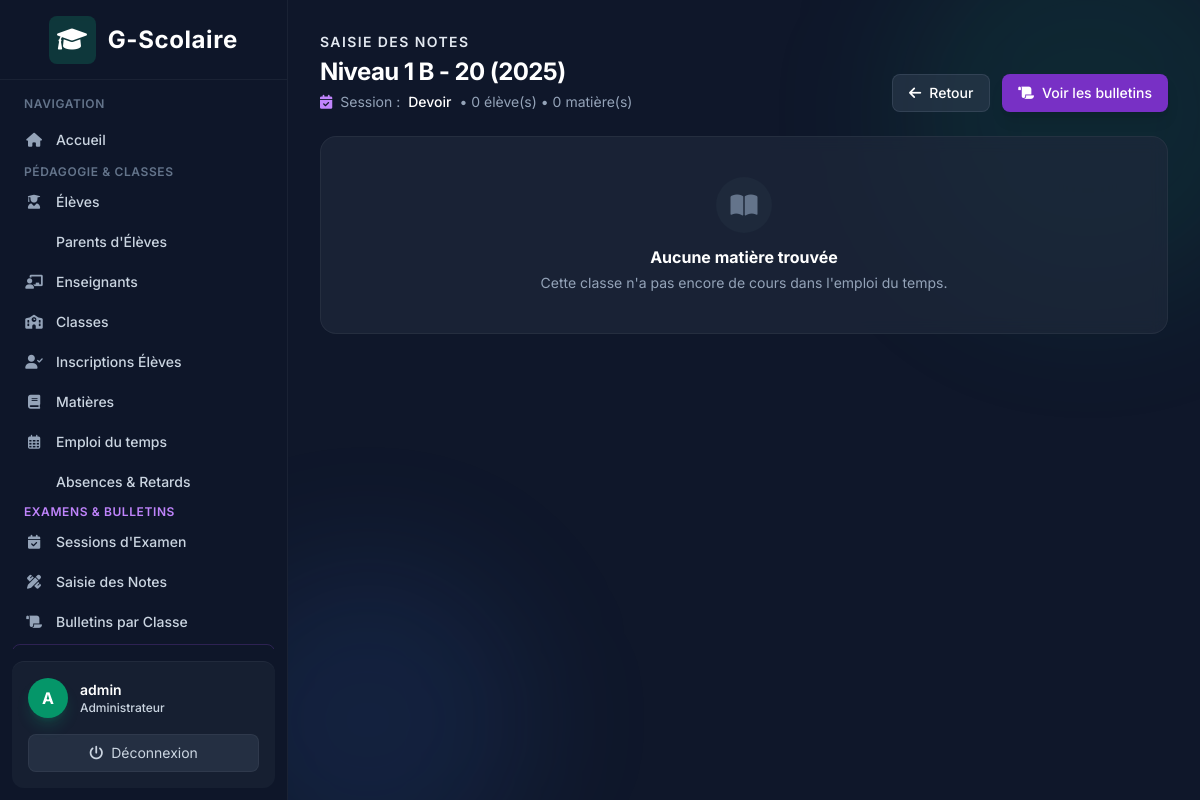
/exams/marks/class/1/session/1/ (signed in), run on the app's committed database.
### accounts/models.py (models this page shows)
class User(AbstractUser):
    class Role(models.TextChoices):
        ADMIN = "ADMIN", "Administrateur"
        TEACHER = "TEACHER", "Enseignant"
        STUDENT = "STUDENT", "Élève"
        PARENT = "PARENT", "Parent"
    role = models.CharField(
        max_length=20,
        choices=Role.choices
    )
    phone = models.CharField(max_length=30, blank=True)

### academics/models.py (models this page shows)
class SchoolClass(models.Model):
    LEVEL_CHOICES = [(i, f"Année {i}") for i in range(1, 13)]
    level = models.IntegerField(choices=LEVEL_CHOICES, default=1, verbose_name="Niveau d'année (1-12)")
    section = models.CharField(max_length=10, blank=True, verbose_name="Section / Groupe (ex: A, B, C)")
    name = models.CharField(max_length=100, blank=True, verbose_name="Nom complet (Optionnel)")
    academic_year = models.CharField(max_length=20)
    main_teacher = models.ForeignKey(
        Teacher,
        on_delete=models.SET_NULL,
        null=True,
        blank=True
    )
    def __str__(self):
        base = f"Niveau {self.level}"
        if self.section:
            base += f" {self.section}"
        if self.name:
            base += f" - {self.name}"
        return f"{base} ({self.academic_year})"

### exams/models.py (models this page shows, shortened)
class ExamSession(models.Model):
    name = models.CharField(max_length=100, help_text="Ex: 1er Trimestre 2026")
    start_date = models.DateField()
    end_date = models.DateField()
    is_active = models.BooleanField(default=True)

### exams/views.py (the view, shortened to what this page needs)
# urls.py: path('marks/class/<int:class_id>/session/<int:session_id>/', views.MarkEntryClassView.as_view(), name='mark_entry_class'),
class MarkEntryClassView(LoginRequiredMixin, TeacherOrAdminMixin, View):
    def _get_context(self, request, class_id, session_id):
        school_class = get_object_or_404(SchoolClass, pk=class_id)
        session = get_object_or_404(ExamSession, pk=session_id)
        if request.user.role == 'TEACHER':
            teacher = getattr(request.user, 'teacher', None)
            subjects = Subject.objects.filter(
                course__school_class=school_class,
                course__teacher=teacher
            ).distinct()
        else:
            subjects = Subject.objects.filter(
                course__school_class=school_class
            ).distinct()
        enrollments = Enrollment.objects.filter(
            school_class=school_class
        ).select_related('student__user').order_by('student__user__last_name')
        students = [e.student for e in enrollments]
        existing = ExamResult.objects.filter(
            student__in=students,
            subject__in=subjects,
            exam_session=session
        )
        grades_map = {}
        for res in existing:
            grades_map[(res.student_id, res.subject_id)] = res
        return school_class, session, subjects, students, grades_map
    def _build_rows(self, students, subjects, grades_map):
        rows = []
        return rows
    def get(self, request, class_id, session_id):
        school_class, session, subjects, students, grades_map = self._get_context(request, class_id, session_id)
        student_rows = self._build_rows(students, subjects, grades_map)
        return render(request, 'exams/mark_entry_class.html', {
            'school_class': school_class,
            'session': session,
            'subjects': subjects,
            'students': students,
            'grades_map': grades_map,
            'student_rows': student_rows,
        })

### exams/views.py (called while the page is built)
    def test_func(self):
        return self.request.user.role in ('TEACHER', 'ADMIN')

### templates/exams/mark_entry_class.html (shortened to what this page needs)
{% extends 'base.html' %}
{% block content %}
<div class="mb-6 flex flex-col md:flex-row md:items-end justify-between gap-4">
    <div>
        <p class="text-brand-400 text-sm font-semibold uppercase tracking-widest mb-1">Saisie des Notes</p>
        <h1 class="text-2xl font-bold text-white tracking-tight">{{ school_class }}</h1>
        <p class="text-slate-400 mt-1 text-sm flex items-center gap-2">
            <i class="fa-solid fa-calendar-check text-purple-400"></i>
            Session : <span class="text-white font-medium">{{ session.name }}</span>
            &bull; {{ students|length }} élève(s) &bull; {{ subjects|length }} matière(s)
        </p>
    </div>
    <div class="flex gap-3">
        <a href="{% url 'exams:mark_entry_select' %}" class="px-4 py-2 bg-slate-700/50 text-white hover:bg-slate-700 rounded-lg text-sm font-medium transition-colors border border-slate-600/50 flex items-center gap-2">
            <i class="fa-solid fa-arrow-left"></i> Retour
        </a>
        <a href="{% url 'exams:bulletin_class' school_class.pk session.pk %}" class="px-4 py-2 bg-purple-600/80 text-white hover:bg-purple-500 rounded-lg text-sm font-medium transition-colors shadow-lg flex items-center gap-2">
            <i class="fa-solid fa-scroll"></i> Voir les bulletins
        </a>
    </div>
</div>
{% if not subjects %}
<div class="card-glass rounded-2xl p-10 text-center">
    <div class="inline-flex items-center justify-center w-14 h-14 rounded-full bg-slate-800 mb-3">
        <i class="fa-solid fa-book-open text-2xl text-slate-500"></i>
    </div>
    <h3 class="text-white font-bold mb-1">Aucune matière trouvée</h3>
    <p class="text-slate-400 text-sm">Cette classe n'a pas encore de cours dans l'emploi du temps.</p>
</div>
{% endif %}
{% endblock %}

### templates/base.html (shortened to what this page needs)
<!DOCTYPE html>
<html lang="fr" class="h-full bg-slate-900 text-slate-200">
<head>
    <script src="https://cdn.tailwindcss.com"></script>
    <link href="https://cdnjs.cloudflare.com/ajax/libs/font-awesome/6.0.0/css/all.min.css" rel="stylesheet">
</head>
<body class="h-screen flex overflow-hidden font-sans antialiased bg-slate-900 text-slate-200">
    {% if user.is_authenticated %}
    <div class="hidden md:flex md:flex-shrink-0 z-20">
        <div class="flex flex-col w-72 glass text-slate-300">
            <div class="flex items-center justify-center h-20 border-b border-white/5 px-4">
                <span class="text-2xl font-bold flex items-center gap-3 text-white tracking-wide">
                    <div class="bg-brand-500/20 p-2 rounded-lg text-brand-400">
                        <i class="fa-solid fa-graduation-cap"></i>
                    </div>
                    G-Scolaire
                </span>
            </div>
            <div class="flex-1 flex flex-col overflow-y-auto mt-4 px-3">
                <p class="px-3 text-xs font-semibold text-slate-500 uppercase tracking-wider mb-2">Navigation</p>
                <nav class="flex-1 space-y-1">
                    <a href="{% url 'dashboard' %}" class="nav-item group flex items-center px-3 py-2.5 text-sm font-medium rounded-lg text-slate-300 hover:text-white hover:bg-slate-800/80">
                        <i class="fa-solid fa-house mr-3 w-5 text-center text-slate-400 group-hover:text-brand-400"></i> Accueil
                    </a>
                    {% if user.role == 'ADMIN' or user.is_superuser %}
                        <div class="mt-4 mb-2">
                            <p class="px-3 text-xs font-semibold text-slate-500 uppercase tracking-wider">Pédagogie &amp; Classes</p>
                        </div>
                        <a href="{% url 'students:list' %}" class="nav-item group flex items-center px-3 py-2 text-sm font-medium rounded-lg text-slate-300 hover:text-white hover:bg-slate-800/80">
                            <i class="fa-solid fa-user-graduate mr-3 w-5 text-center text-slate-400 group-hover:text-brand-400"></i> Élèves
                        </a>
                        <a href="{% url 'students:parent_list' %}" class="nav-item group flex items-center px-3 py-2 text-sm font-medium rounded-lg text-slate-300 hover:text-white hover:bg-slate-800/80">
                             Parents d'Élèves
                        </a>
                        <a href="{% url 'teachers:list' %}" class="nav-item group flex items-center px-3 py-2 text-sm font-medium rounded-lg text-slate-300 hover:text-white hover:bg-slate-800/80">
                            <i class="fa-solid fa-chalkboard-user mr-3 w-5 text-center text-slate-400 group-hover:text-brand-400"></i> Enseignants
                        </a>
                        <a href="{% url 'academics:class_list' %}" class="nav-item group flex items-center px-3 py-2 text-sm font-medium rounded-lg text-slate-300 hover:text-white hover:bg-slate-800/80">
                            <i class="fa-solid fa-school mr-3 w-5 text-center text-slate-400 group-hover:text-brand-400"></i> Classes
                        </a>
                        <a href="{% url 'academics:enrollment_list' %}" class="nav-item group flex items-center px-3 py-2 text-sm font-medium rounded-lg text-slate-300 hover:text-white hover:bg-slate-800/80">
                            <i class="fa-solid fa-user-check mr-3 w-5 text-center text-slate-400 group-hover:text-brand-400"></i> Inscriptions Élèves
                        </a>
                        <a href="{% url 'academics:subject_list' %}" class="nav-item group flex items-center px-3 py-2 text-sm font-medium rounded-lg text-slate-300 hover:text-white hover:bg-slate-800/80">
                            <i class="fa-solid fa-book mr-3 w-5 text-center text-slate-400 group-hover:text-brand-400"></i> Matières
                        </a>
                        <a href="{% url 'academics:course_list' %}" class="nav-item group flex items-center px-3 py-2 text-sm font-medium rounded-lg text-slate-300 hover:text-white hover:bg-slate-800/80">
                            <i class="fa-regular fa-calendar-days mr-3 w-5 text-center text-slate-400 group-hover:text-brand-400"></i> Emploi du temps
                        </a>
                        <a href="{% url 'attendance:list' %}" class="nav-item group flex items-center px-3 py-2 text-sm font-medium rounded-lg text-slate-300 hover:text-white hover:bg-slate-800/80">
                             Absences &amp; Retards
                        </a>
                        <div class="mt-5 mb-2">
                            <p class="px-3 text-xs font-semibold text-purple-400 uppercase tracking-wider">Examens &amp; Bulletins</p>
                        </div>
                        <a href="{% url 'exams:session_list' %}" class="nav-item group flex items-center px-3 py-2 text-sm font-medium rounded-lg text-slate-300 hover:text-white hover:bg-slate-800/80">
                            <i class="fa-solid fa-calendar-check mr-3 w-5 text-center text-slate-400 group-hover:text-purple-400"></i> Sessions d'Examen
                        </a>
                        <a href="{% url 'exams:mark_entry_select' %}" class="nav-item group flex items-center px-3 py-2 text-sm font-medium rounded-lg text-slate-300 hover:text-white hover:bg-slate-800/80">
                            <i class="fa-solid fa-pen-ruler mr-3 w-5 text-center text-slate-400 group-hover:text-purple-400"></i> Saisie des Notes
                        </a>
                        <a href="{% url 'exams:bulletin_select' %}" class="nav-item group flex items-center px-3 py-2 text-sm font-medium rounded-lg text-slate-300 hover:text-white hover:bg-slate-800/80">
                            <i class="fa-solid fa-scroll mr-3 w-5 text-center text-slate-400 group-hover:text-purple-400"></i> Bulletins par Classe
                        </a>
                        <a href="{% url 'exams:parent_bulletins' %}" class="nav-item group flex items-center px-3 py-2 text-sm font-medium rounded-lg text-purple-300 hover:text-white hover:bg-purple-900/40 border border-purple-500/20">
                        </a>
                    {% endif %}
                </nav>
            </div>
            <div class="flex-shrink-0 border-t border-white/5 p-4 m-3 rounded-xl bg-slate-800/50">
                <div class="flex items-center w-full">
                    <div class="h-10 w-10 rounded-full bg-brand-600 flex items-center justify-center text-white font-bold shadow-lg shadow-brand-500/20">
                        {{ user.get_full_name|default:user.username|make_list|first|upper }}
                    </div>
                    <div class="ml-3 flex-1 overflow-hidden">
                        <p class="text-sm font-semibold text-white truncate">{{ user.get_full_name|default:user.username }}</p>
                        <p class="text-xs font-medium text-brand-400">{{ user.get_role_display }}</p>
                    </div>
                </div>
                <form method="post" action="{% url 'logout' %}" class="mt-4">
                    <button type="submit" class="w-full text-center text-sm bg-slate-700/50 hover:bg-red-500/20 hover:text-red-400 text-slate-300 py-2 rounded-lg transition-colors flex items-center justify-center gap-2 border border-white/5 hover:border-red-500/30">
                        <i class="fa-solid fa-power-off"></i> Déconnexion
                    </button>
                </form>
            </div>
        </div>
    </div>
    {% endif %}
    <div class="flex flex-col w-0 flex-1 overflow-hidden relative">
        <div class="absolute top-0 right-0 -mr-20 -mt-20 w-96 h-96 bg-brand-500/10 rounded-full blur-3xl pointer-events-none"></div>
        <div class="absolute bottom-0 left-0 -ml-20 -mb-20 w-80 h-80 bg-blue-500/10 rounded-full blur-3xl pointer-events-none"></div>
        <main class="flex-1 relative z-10 overflow-y-auto focus:outline-none">
            <div class="py-8 px-4 sm:px-6 md:px-8 max-w-7xl mx-auto">
                {% block content %}
                {% endblock %}
            </div>
        </main>
    </div>
</body>
</html>

### templates/base.html (style rules this page uses)
.glass { background: rgba(15, 23, 42, 0.7); backdrop-filter: blur(10px); -webkit-backdrop-filter: blur(10px); border-right: 1px solid rgba(255, 255, 255, 0.05); }
.card-glass { background: rgba(30, 41, 59, 0.7); backdrop-filter: blur(8px); -webkit-backdrop-filter: blur(8px); border: 1px solid rgba(255, 255, 255, 0.05); }
.nav-item { transition: all 0.3s cubic-bezier(0.4, 0, 0.2, 1); }

### data on the page
User: get_full_name|make_list "A", get_full_name "admin", role "Administrateur"
SchoolClass: level+section+name "Niveau 1 B - 20 (2025)"
ExamSession: name "Devoir"

### other printed values
{{ students|length }} "0"
{{ subjects|length }} "0"
